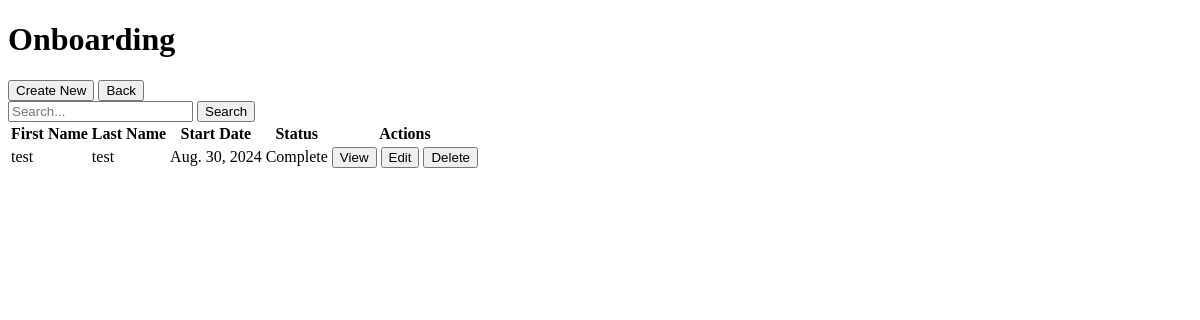
Page /onboarding/ (signed in) on the earlier database version.
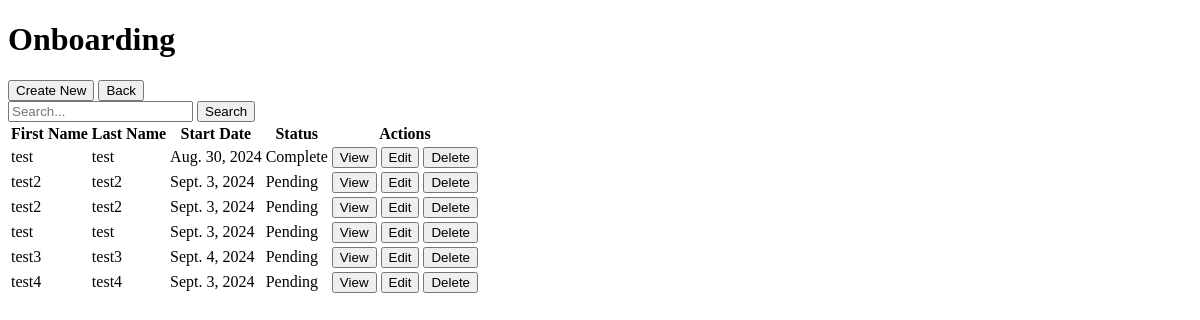
Same page on the later database version.
### main/models.py (models this page shows, shortened)
class Onboarding(models.Model):
    STATUS_CHOICES = [
        ('Pending', 'Pending'),
        ('Complete', 'Complete'),
    ]
    MAC_OR_PC_CHOICES = [
        ('Mac', 'Mac'),
        ('PC', 'PC'),
    ]
    first_name = models.CharField(max_length=100)
    last_name = models.CharField(max_length=100)
    preferred_work_email = models.EmailField(max_length=100)
    personal_email = models.EmailField(max_length=100)
    mobile_number = models.CharField(max_length=15)
    title = models.CharField(max_length=100)
    manager = models.CharField(max_length=100)
    department = models.CharField(max_length=100)
    mac_or_pc = models.CharField(max_length=3, choices=MAC_OR_PC_CHOICES)
    start_date = models.DateField()
    location = models.CharField(max_length=100)
    groups = models.TextField()
    distribution_lists = models.TextField()
    shared_drives = models.TextField()
    status = models.CharField(max_length=50, choices=STATUS_CHOICES, default='Pending')
    details = models.TextField(default='')

### main/views.py (the view)
# urls.py: path('onboarding/', views.onboarding, name='onboarding'),
@login_required
@user_passes_test(lambda user: is_admin(user) or is_it(user))
def onboarding(request):
    query = request.GET.get('q', '')
    if query:
        onboardings = Onboarding.objects.filter(
            Q(first_name__icontains=query) |
            Q(last_name__icontains=query) |
            Q(status__icontains=query)
        )
    else:
        onboardings = Onboarding.objects.all()
    return render(request, 'onboarding.html', {'onboardings': onboardings, 'query': query})

### main/views.py (called while the page is built)
def is_admin(user):
    return user.groups.filter(name='Admin').exists()

### main/templates/onboarding.html (shortened to what this page needs)
<!DOCTYPE html>
<html>
<head>
</head>
<body>
<h1>Onboarding</h1>
<a href="{% url 'new_onboarding' %}"><button>Create New</button></a>
<a href="{% url 'home_admin_hr' %}"><button>Back</button></a>
<form method="get" action="{% url 'onboarding' %}">
<input type="text" name="q" placeholder="Search..." value="{{ query }}">
<button type="submit">Search</button>
</form>
<table>
<tr>
<th>First Name</th>
<th>Last Name</th>
<th>Start Date</th>
<th>Status</th>
<th>Actions</th>
</tr>
{% for onboarding in onboardings %}
<tr>
<td>{{ onboarding.first_name }}</td>
<td>{{ onboarding.last_name }}</td>
<td>{{ onboarding.start_date }}</td>
<td>{{ onboarding.status }}</td>
<td>
<a href="{% url 'onboarding_submission_overview' %}?id={{ onboarding.id }}"><button>View</button></a>
<a href="{% url 'edit_onboarding' %}?id={{ onboarding.id }}"><button>Edit</button></a>
<a href="{% url 'delete_onboarding' %}?id={{ onboarding.id }}"><button>Delete</button></a>
</td>
</tr>
{% endfor %}
</table>
</body>
</html>

Differences in the rows shown:
added Onboarding: first_name "test2", last_name "test2", start_date "Sept. 3, 2024", status "Pending"
added Onboarding: first_name "test2", last_name "test2", start_date "Sept. 3, 2024", status "Pending"
added Onboarding: first_name "test", last_name "test", start_date "Sept. 3, 2024", status "Pending"
added Onboarding: first_name "test3", last_name "test3", start_date "Sept. 4, 2024", status "Pending"
added Onboarding: first_name "test4", last_name "test4", start_date "Sept. 3, 2024", status "Pending"
